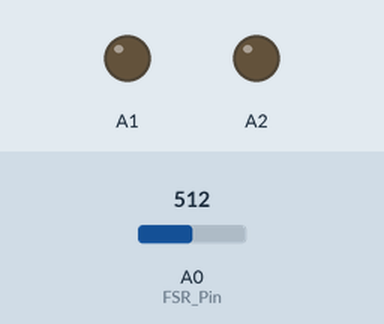
Recording of a sketch running on a simulated Arduino Uno, built with avr-gcc and run on an emulated ATmega328P. On the bench: output pins drawn as LEDs (lit = HIGH). The inputs (shaded band) are chosen by the test bench; at power-on: A0 (FSR_Pin) = 512. What the sketch prints to the serial monitor is not drawn.

Above: at 0.1 s.
At 1.1 s:
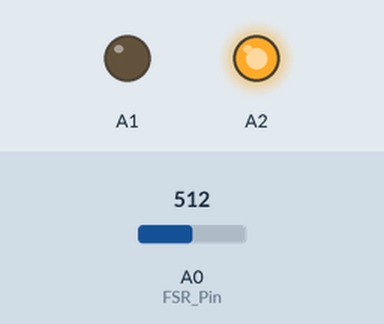
At 8.1 s:
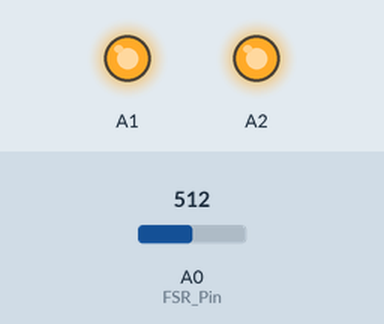
Timing chart, 0 to 9.6 s (numbered marks = the images above):
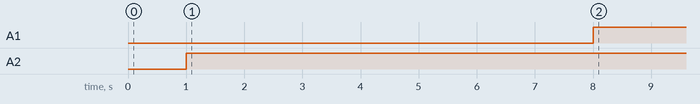

Measured:
- by itself, A1: LOW → HIGH at 8.0 s
- by itself, A2: LOW → HIGH at 1.0 s

The sketch:

CarpalKeeper.ino
```cpp
int FSR_Pin = A0; //analog pin 0
int buzzer = A1;
int led = A2;

int time = 1;

void setup() {
  Serial.begin(9600);
  pinMode(A1,OUTPUT);
  pinMode(A2,OUTPUT);
}

void loop() {
  delay(1000);
  int FSRReading = analogRead(FSR_Pin);

  if(FSRReading > 0)
  {
    if(time >= 8)digitalWrite(A1,HIGH);

    digitalWrite(A2,HIGH);
    Serial.print(time);
    Serial.println(" 초 동안 눌림");
    time++;
  }


  else
  {
    digitalWrite(A1,LOW);
    digitalWrite(A2,LOW);
    time = 1;
  }

  Serial.println(FSRReading);


}
```
